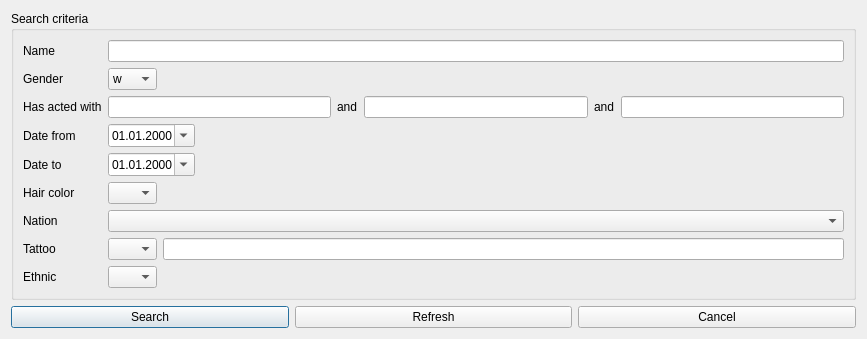
<?xml version="1.0" encoding="UTF-8"?>
<ui version="4.0">
 <class>DarstellerSuche</class>
 <widget class="QDialog" name="DarstellerSuche">
  <property name="geometry">
   <rect>
    <x>0</x>
    <y>0</y>
    <width>867</width>
    <height>336</height>
   </rect>
  </property>
  <property name="windowTitle">
   <string>Search actor</string>
  </property>
  <property name="windowIcon">
   <iconset>
    <normaloff>pypordb/8027068_splash.png</normaloff>pypordb/8027068_splash.png</iconset>
  </property>
  <layout class="QGridLayout" name="gridLayout_2">
   <item row="0" column="0">
    <layout class="QVBoxLayout" name="verticalLayout">
     <item>
      <widget class="QGroupBox" name="groupBox">
       <property name="title">
        <string>Search criteria</string>
       </property>
       <layout class="QGridLayout" name="gridLayout">
        <item row="1" column="0">
         <widget class="QLabel" name="label_2">
          <property name="text">
           <string>Gender</string>
          </property>
         </widget>
        </item>
        <item row="1" column="1">
         <widget class="QComboBox" name="comboBoxDarstellerSucheGeschlecht">
          <item>
           <property name="text">
            <string>w</string>
           </property>
          </item>
          <item>
           <property name="text">
            <string>m</string>
           </property>
          </item>
         </widget>
        </item>
        <item row="3" column="1" colspan="2">
         <widget class="QDateEdit" name="dateEditDarstellerSucheAb">
          <property name="minimumDate">
           <date>
            <year>1752</year>
            <month>9</month>
            <day>14</day>
           </date>
          </property>
          <property name="displayFormat">
           <string>dd.MM.yyyy</string>
          </property>
          <property name="calendarPopup">
           <bool>true</bool>
          </property>
         </widget>
        </item>
        <item row="2" column="0">
         <widget class="QLabel" name="label_9">
          <property name="text">
           <string>Has acted with</string>
          </property>
         </widget>
        </item>
        <item row="1" column="2" colspan="2">
         <spacer>
          <property name="orientation">
           <enum>Qt::Horizontal</enum>
          </property>
          <property name="sizeHint" stdset="0">
           <size>
            <width>661</width>
            <height>20</height>
           </size>
          </property>
         </spacer>
        </item>
        <item row="3" column="0">
         <widget class="QLabel" name="label_3">
          <property name="text">
           <string>Date from</string>
          </property>
         </widget>
        </item>
        <item row="6" column="1" colspan="3">
         <widget class="QComboBox" name="comboBoxDarstellerSucheNation"/>
        </item>
        <item row="3" column="3">
         <spacer>
          <property name="orientation">
           <enum>Qt::Horizontal</enum>
          </property>
          <property name="sizeHint" stdset="0">
           <size>
            <width>631</width>
            <height>20</height>
           </size>
          </property>
         </spacer>
        </item>
        <item row="8" column="1">
         <widget class="QComboBox" name="comboBoxDarstellerSucheEthnic">
          <item>
           <property name="text">
            <string/>
           </property>
          </item>
          <item>
           <property name="text">
            <string>w</string>
           </property>
          </item>
          <item>
           <property name="text">
            <string>a</string>
           </property>
          </item>
          <item>
           <property name="text">
            <string>s</string>
           </property>
          </item>
          <item>
           <property name="text">
            <string>l</string>
           </property>
          </item>
         </widget>
        </item>
        <item row="0" column="1" colspan="3">
         <widget class="QLineEdit" name="lineEditDarstellerSuche"/>
        </item>
        <item row="5" column="0">
         <widget class="QLabel" name="label_5">
          <property name="text">
           <string>Hair color</string>
          </property>
         </widget>
        </item>
        <item row="4" column="0">
         <widget class="QLabel" name="label_4">
          <property name="text">
           <string>Date to</string>
          </property>
         </widget>
        </item>
        <item row="4" column="3">
         <spacer>
          <property name="orientation">
           <enum>Qt::Horizontal</enum>
          </property>
          <property name="sizeHint" stdset="0">
           <size>
            <width>631</width>
            <height>20</height>
           </size>
          </property>
         </spacer>
        </item>
        <item row="7" column="0">
         <widget class="QLabel" name="label_7">
          <property name="text">
           <string>Tattoo</string>
          </property>
         </widget>
        </item>
        <item row="7" column="1">
         <widget class="QComboBox" name="comboBoxDarstellerSucheTattoo">
          <item>
           <property name="text">
            <string/>
           </property>
          </item>
          <item>
           <property name="text">
            <string>yes</string>
           </property>
          </item>
          <item>
           <property name="text">
            <string>no</string>
           </property>
          </item>
         </widget>
        </item>
        <item row="7" column="2" colspan="2">
         <widget class="QLineEdit" name="lineEditDarstellerSucheTattoo"/>
        </item>
        <item row="5" column="2" colspan="2">
         <spacer>
          <property name="orientation">
           <enum>Qt::Horizontal</enum>
          </property>
          <property name="sizeHint" stdset="0">
           <size>
            <width>661</width>
            <height>20</height>
           </size>
          </property>
         </spacer>
        </item>
        <item row="8" column="2" colspan="2">
         <spacer>
          <property name="orientation">
           <enum>Qt::Horizontal</enum>
          </property>
          <property name="sizeHint" stdset="0">
           <size>
            <width>491</width>
            <height>20</height>
           </size>
          </property>
         </spacer>
        </item>
        <item row="8" column="0">
         <widget class="QLabel" name="label_8">
          <property name="text">
           <string>Ethnic</string>
          </property>
         </widget>
        </item>
        <item row="6" column="0">
         <widget class="QLabel" name="label_6">
          <property name="text">
           <string>Nation</string>
          </property>
         </widget>
        </item>
        <item row="5" column="1">
         <widget class="QComboBox" name="comboBoxDarstellerSucheHaar">
          <item>
           <property name="text">
            <string/>
           </property>
          </item>
          <item>
           <property name="text">
            <string>bl</string>
           </property>
          </item>
          <item>
           <property name="text">
            <string>br</string>
           </property>
          </item>
          <item>
           <property name="text">
            <string>r</string>
           </property>
          </item>
          <item>
           <property name="text">
            <string>s</string>
           </property>
          </item>
         </widget>
        </item>
        <item row="0" column="0">
         <widget class="QLabel" name="label">
          <property name="text">
           <string>Name</string>
          </property>
         </widget>
        </item>
        <item row="4" column="1" colspan="2">
         <widget class="QDateEdit" name="dateEditDarstellerSucheBis">
          <property name="date">
           <date>
            <year>2000</year>
            <month>1</month>
            <day>1</day>
           </date>
          </property>
          <property name="displayFormat">
           <string>dd.MM.yyyy</string>
          </property>
          <property name="calendarPopup">
           <bool>true</bool>
          </property>
         </widget>
        </item>
        <item row="2" column="1" colspan="3">
         <layout class="QHBoxLayout" name="horizontalLayout">
          <item>
           <widget class="QLineEdit" name="lineEditActor1"/>
          </item>
          <item>
           <widget class="QLabel" name="label_10">
            <property name="text">
             <string>and</string>
            </property>
           </widget>
          </item>
          <item>
           <widget class="QLineEdit" name="lineEditActor2"/>
          </item>
          <item>
           <widget class="QLabel" name="label_11">
            <property name="text">
             <string>and</string>
            </property>
           </widget>
          </item>
          <item>
           <widget class="QLineEdit" name="lineEditActor3"/>
          </item>
         </layout>
        </item>
       </layout>
      </widget>
     </item>
     <item>
      <layout class="QHBoxLayout">
       <item>
        <widget class="QPushButton" name="pushButtonSuchen">
         <property name="text">
          <string>Search</string>
         </property>
         <property name="shortcut">
          <string>Enter</string>
         </property>
        </widget>
       </item>
       <item>
        <widget class="QPushButton" name="pushButtonRefresh">
         <property name="text">
          <string>Refresh</string>
         </property>
        </widget>
       </item>
       <item>
        <widget class="QPushButton" name="pushButtonCancel">
         <property name="text">
          <string>Cancel</string>
         </property>
        </widget>
       </item>
      </layout>
     </item>
    </layout>
   </item>
  </layout>
 </widget>
 <tabstops>
  <tabstop>lineEditDarstellerSuche</tabstop>
  <tabstop>comboBoxDarstellerSucheNation</tabstop>
  <tabstop>pushButtonSuchen</tabstop>
  <tabstop>pushButtonRefresh</tabstop>
  <tabstop>pushButtonCancel</tabstop>
 </tabstops>
 <resources/>
 <connections/>
</ui>
